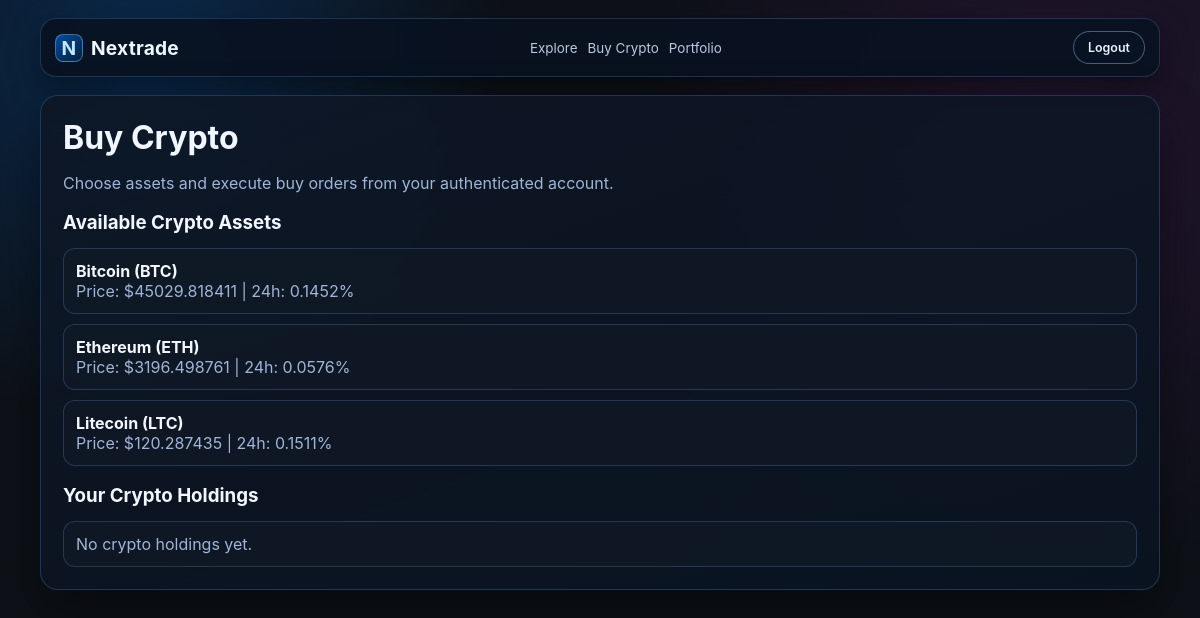
The page /buy-crypto (signed in) on the database its author committed.
### tables this page shows
CREATE TABLE assets
                 (id SERIAL PRIMARY KEY,
                  name TEXT NOT NULL,
                  symbol TEXT NOT NULL,
                  price REAL NOT NULL,
                  change_24h REAL,
                  type TEXT NOT NULL);

### app.py (the view)
@app.route('/buy-crypto')
@login_required
def buy_crypto():
    crypto_assets = execute_query('SELECT * FROM assets WHERE type = ?', ('crypto',))
    user_assets = execute_query('''
        SELECT a.name, a.symbol, ua.quantity
        FROM user_assets ua
        JOIN assets a ON ua.asset_id = a.id
        WHERE ua.user_id = ? AND a.type = ?
    ''', (session['user_id'], 'crypto'))
    return render_template('buy_crypto.html', assets=crypto_assets, user_assets=user_assets)

### app.py (called while the page is built)
def get_database_url():
    if 'DATABASE_URL' in os.environ:
        return os.environ['DATABASE_URL']
    else:
        return 'nextrade.db'  # Local development

def is_postgres():
    db_url = get_database_url()
    return db_url.startswith('postgres')

def get_db_connection():
    db_url = get_database_url()
    if is_postgres():
        import psycopg2
        conn = psycopg2.connect(db_url)
        return conn
    else:
        conn = sqlite3.connect(db_url)
        conn.row_factory = sqlite3.Row
        return conn

def execute_query(query, params=()):
    conn = get_db_connection()
    cursor = conn.cursor()
    try:
        if is_postgres():
            query = query.replace('?', '%s')
        cursor.execute(query, params)
        if query.strip().upper().startswith('SELECT'):
            result = cursor.fetchall()
        else:
            conn.commit()
            result = None
        return result
    except Exception as e:
        conn.rollback()
        raise e
    finally:
        cursor.close()
        conn.close()

def login_required(f):
    from functools import wraps
    @wraps(f)
    def decorated_function(*args, **kwargs):
        if 'user_id' not in session:
            flash('Please log in to access this page.', 'error')
            return redirect(url_for('login'))
        return f(*args, **kwargs)
    return decorated_function

### templates/buy_crypto.html (shortened to what this page needs)
<!doctype html>
<html lang="en">
  <head>
    <link rel="stylesheet" href="{{ url_for('static', filename='css/nextrade-theme.css') }}">
  </head>
  <body>
    <div class="nx-shell">
      <header class="nx-nav">
        <a class="nx-brand" href="{{ url_for('index') }}">
          <span class="nx-brand-mark">N</span>
          Nextrade
        </a>
        <nav class="nx-nav-links">
          <a href="{{ url_for('explore') }}">Explore</a>
          <a href="{{ url_for('buy_crypto') }}">Buy Crypto</a>
          <a href="{{ url_for('portfolio') }}">Portfolio</a>
        </nav>
        <div class="nx-actions">
          <a class="nx-btn-outline" href="{{ url_for('logout') }}">Logout</a>
        </div>
      </header>
      <main class="nx-main">
        <h1>Buy Crypto</h1>
        <p class="nx-muted">Choose assets and execute buy orders from your authenticated account.</p>
        <h3 style="margin-top: 18px;">Available Crypto Assets</h3>
        <ul class="nx-list">
          {% for asset in assets %}
            <li>
              <strong>{{ asset[1] }} ({{ asset[2] }})</strong>
              <div class="nx-muted">Price: ${{ asset[3] }} | 24h: {{ asset[4] }}%</div>
            </li>
          {% endfor %}
        </ul>
        <h3 style="margin-top: 18px;">Your Crypto Holdings</h3>
        <ul class="nx-list">
          {% for item in user_assets %}
            <li>
              <strong>{{ item[0] }} ({{ item[1] }})</strong>
              <div class="nx-muted">Quantity: {{ item[2] }}</div>
            </li>
          {% else %}
            <li><span class="nx-muted">No crypto holdings yet.</span></li>
          {% endfor %}
        </ul>
      </main>
    </div>
  </body>
</html>

### static/css/nextrade-theme.css (style rules this page uses)
:root { --bg: #0d1117; --bg-soft: #101926; --surface: rgba(16, 25, 38, 0.82); --border: rgba(76, 125, 199, 0.32); --text: #f2f7ff; --muted: #9fb5d7; --electric: #007bff; --growth: #00c853; --nft: #9c27b0; }
* { box-sizing: border-box; }
body { margin: 0; min-height: 100vh; color: var(--text); font-family: "Inter", "Segoe UI", system-ui, -apple-system, sans-serif; background: radial-gradient(circle at 12% 8%, rgba(0, 123, 255, 0.24), transparent 28%), radial-gradient(circle at 88% 18%, rgba(156, 39, 176, 0.16), transparent 34%), var(--bg); }
.nx-shell { width: min(1120px, 96%); margin: 18px auto 28px; }
.nx-nav { display: flex; align-items: center; justify-content: space-between; gap: 14px; border: 1px solid var(--border); border-radius: 16px; padding: 12px 14px; background: rgba(9, 18, 33, 0.92); box-shadow: 0 12px 32px rgba(0, 0, 0, 0.4); }
.nx-brand { display: inline-flex; align-items: center; gap: 8px; color: #eff7ff; text-decoration: none; font-size: 1.2rem; font-weight: 700; letter-spacing: 0.2px; }
.nx-brand-mark { width: 28px; height: 28px; display: inline-flex; align-items: center; justify-content: center; border-radius: 8px; color: #bfe6ff; background: linear-gradient(140deg, rgba(0, 123, 255, 0.55), rgba(0, 123, 255, 0.12)); border: 1px solid rgba(147, 203, 255, 0.42); }
.nx-nav-links { display: flex; gap: 10px; flex-wrap: wrap; }
.nx-nav-links a { color: #d6e7ff; text-decoration: none; font-size: 0.84rem; opacity: 0.86; }
.nx-actions { display: flex; gap: 8px; }
.nx-btn, .nx-btn-outline { border-radius: 999px; padding: 8px 14px; text-decoration: none; font-size: 0.78rem; font-weight: 600; display: inline-flex; align-items: center; justify-content: center; cursor: pointer; border: none; }
.nx-btn-outline { color: #e6f0ff; border: 1px solid rgba(154, 182, 230, 0.45); background: rgba(10, 19, 35, 0.75); }
.nx-main { margin-top: 18px; border: 1px solid var(--border); border-radius: 18px; background: linear-gradient(160deg, rgba(14, 23, 38, 0.92), rgba(10, 19, 33, 0.86)); box-shadow: 0 20px 48px rgba(0, 0, 0, 0.45); padding: 22px; }
.nx-main h1, .nx-main h2, .nx-main h3 { margin: 0; }
.nx-muted { color: var(--muted); }
.nx-list { margin: 14px 0 0; padding: 0; list-style: none; display: grid; gap: 10px; }
.nx-list li { border: 1px solid rgba(96, 140, 205, 0.28); border-radius: 12px; background: var(--surface); padding: 12px; }

### rows shown on the page
assets: name "Bitcoin", symbol "BTC", price "45029.818411", change_24h "0.1452"
assets: name "Ethereum", symbol "ETH", price "3196.498761", change_24h "0.0576"
assets: name "Litecoin", symbol "LTC", price "120.287435", change_24h "0.1511"
